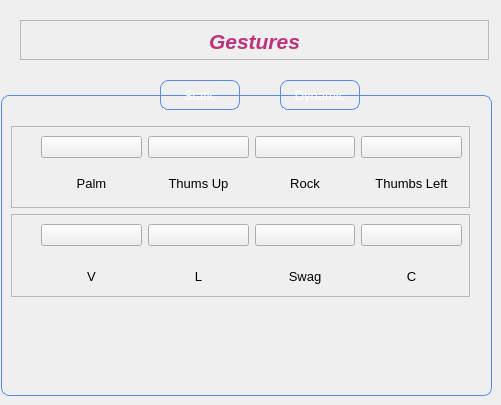
               <widget class="QWidget" name="Dynamic_Gesture_Page">
                <widget class="QWidget" name="Gestures_Page_Widget_2" native="true">
                 <property name="geometry">
                  <rect>
                   <x>1</x>
                   <y>95</y>
                   <width>491</width>
                   <height>301</height>
                  </rect>
                 </property>
                 <property name="minimumSize">
                  <size>
                   <width>475</width>
                   <height>250</height>
                  </size>
                 </property>
                 <property name="maximumSize">
                  <size>
                   <width>491</width>
                   <height>16777215</height>
                  </size>
                 </property>
                 <property name="styleSheet">
                  <string notr="true">#Gestures_Page_Widget_2
{

border: 1px solid #568AF2;
    border-radius: 8px; 
}</string>
                 </property>
                 <widget class="QFrame" name="frame_44">
                  <property name="geometry">
                   <rect>
                    <x>10</x>
                    <y>119</y>
                    <width>459</width>
                    <height>83</height>
                   </rect>
                  </property>
                  <property name="styleSheet">
                   <string notr="true"/>
                  </property>
                  <property name="frameShape">
                   <enum>QFrame::StyledPanel</enum>
                  </property>
                  <property name="frameShadow">
                   <enum>QFrame::Raised</enum>
                  </property>
                  <widget class="QWidget" name="layoutWidget_23">
                   <property name="geometry">
                    <rect>
                     <x>30</x>
                     <y>10</y>
                     <width>421</width>
                     <height>76</height>
                    </rect>
                   </property>
                   <layout class="QGridLayout" name="gridLayout_15">
                    <item row="0" column="0">
                     <widget class="QPushButton" name="pushButton_135">
                      <property name="text">
                       <string/>
                      </property>
                      <property name="icon">
                       <iconset resource="Resources.qrc">
                        <normaloff>:/Gestures/Icons2/10 hand gestures editted/4.png</normaloff>:/Gestures/Icons2/10 hand gestures editted/4.png</iconset>
                      </property>
                      <property name="iconSize">
                       <size>
                        <width>45</width>
                        <height>45</height>
                       </size>
                      </property>
                     </widget>
                    </item>
                    <item row="0" column="1">
                     <widget class="QPushButton" name="pushButton_136">
                      <property name="text">
                       <string/>
                      </property>
                      <property name="icon">
                       <iconset resource="Resources.qrc">
                        <normaloff>:/Gestures/Icons2/10 hand gestures editted/5.1.png</normaloff>:/Gestures/Icons2/10 hand gestures editted/5.1.png</iconset>
                      </property>
                      <property name="iconSize">
                       <size>
                        <width>50</width>
                        <height>50</height>
                       </size>
                      </property>
                     </widget>
                    </item>
                    <item row="0" column="2">
                     <widget class="QPushButton" name="pushButton_137">
                      <property name="text">
                       <string/>
                      </property>
                      <property name="icon">
                       <iconset resource="Resources.qrc">
                        <normaloff>:/Gestures/Icons2/10 hand gestures editted/6.png</normaloff>:/Gestures/Icons2/10 hand gestures editted/6.png</iconset>
                      </property>
                      <property name="iconSize">
                       <size>
                        <width>50</width>
                        <height>50</height>
                       </size>
                      </property>
                     </widget>
                    </item>
                    <item row="0" column="3">
                     <widget class="QPushButton" name="pushButton_138">
                      <property name="text">
                       <string/>
                      </property>
                      <property name="icon">
                       <iconset resource="Resources.qrc">
                        <normaloff>:/Gestures/Icons2/10 hand gestures editted/7.png</normaloff>:/Gestures/Icons2/10 hand gestures editted/7.png</iconset>
                      </property>
                      <property name="iconSize">
                       <size>
                        <width>45</width>
                        <height>45</height>
                       </size>
                      </property>
                     </widget>
                    </item>
                    <item row="1" column="0">
                     <widget class="QLabel" name="label_67">
                      <property name="font">
                       <font>
                        <pointsize>10</pointsize>
                       </font>
                      </property>
                      <property name="text">
                       <string>V</string>
                      </property>
                      <property name="alignment">
                       <set>Qt::AlignCenter</set>
                      </property>
                     </widget>
                    </item>
                    <item row="1" column="1">
                     <widget class="QLabel" name="label_68">
                      <property name="font">
                       <font>
                        <pointsize>10</pointsize>
                       </font>
                      </property>
                      <property name="text">
                       <string>L</string>
                      </property>
                      <property name="alignment">
                       <set>Qt::AlignCenter</set>
                      </property>
                     </widget>
                    </item>
                    <item row="1" column="2">
                     <widget class="QLabel" name="label_69">
                      <property name="font">
                       <font>
                        <pointsize>10</pointsize>
                       </font>
                      </property>
                      <property name="text">
                       <string>Swag</string>
                      </property>
                      <property name="alignment">
                       <set>Qt::AlignCenter</set>
                      </property>
                     </widget>
                    </item>
                    <item row="1" column="3">
                     <widget class="QLabel" name="label_70">
                      <property name="font">
                       <font>
                        <pointsize>10</pointsize>
                       </font>
                      </property>
                      <property name="text">
                       <string>C</string>
                      </property>
                      <property name="alignment">
                       <set>Qt::AlignCenter</set>
                      </property>
                     </widget>
                    </item>
                   </layout>
                  </widget>
                 </widget>
                 <widget class="QFrame" name="frame_43">
                  <property name="geometry">
                   <rect>
                    <x>10</x>
                    <y>31</y>
                    <width>459</width>
                    <height>82</height>
                   </rect>
                  </property>
                  <property name="styleSheet">
                   <string notr="true"/>
                  </property>
                  <property name="frameShape">
                   <enum>QFrame::StyledPanel</enum>
                  </property>
                  <property name="frameShadow">
                   <enum>QFrame::Raised</enum>
                  </property>
                  <widget class="QWidget" name="layoutWidget_22">
                   <property name="geometry">
                    <rect>
                     <x>30</x>
                     <y>10</y>
                     <width>421</width>
                     <height>66</height>
                    </rect>
                   </property>
                   <layout class="QGridLayout" name="gridLayout_14">
                    <item row="0" column="0">
                     <widget class="QPushButton" name="pushButton_131">
                      <property name="text">
                       <string/>
                      </property>
                      <property name="icon">
                       <iconset resource="Resources.qrc">
                        <normaloff>:/Gestures/Icons2/10 hand gestures editted/0.png</normaloff>:/Gestures/Icons2/10 hand gestures editted/0.png</iconset>
                      </property>
                      <property name="iconSize">
                       <size>
                        <width>35</width>
                        <height>40</height>
                       </size>
                      </property>
                     </widget>
                    </item>
                    <item row="0" column="1">
                     <widget class="QPushButton" name="pushButton_132">
                      <property name="text">
                       <string/>
                      </property>
                      <property name="icon">
                       <iconset resource="Resources.qrc">
                        <normaloff>:/Gestures/Icons2/10 hand gestures editted/1.png</normaloff>:/Gestures/Icons2/10 hand gestures editted/1.png</iconset>
                      </property>
                      <property name="iconSize">
                       <size>
                        <width>40</width>
                        <height>40</height>
                       </size>
                      </property>
                     </widget>
                    </item>
                    <item row="0" column="2">
                     <widget class="QPushButton" name="pushButton_133">
                      <property name="text">
                       <string/>
                      </property>
                      <property name="icon">
                       <iconset resource="Resources.qrc">
                        <normaloff>:/Gestures/Icons2/10 hand gestures editted/2.png</normaloff>:/Gestures/Icons2/10 hand gestures editted/2.png</iconset>
                      </property>
                      <property name="iconSize">
                       <size>
                        <width>40</width>
                        <height>40</height>
                       </size>
                      </property>
                     </widget>
                    </item>
                    <item row="0" column="3">
                     <widget class="QPushButton" name="pushButton_134">
                      <property name="text">
                       <string/>
                      </property>
                      <property name="icon">
                       <iconset resource="Resources.qrc">
                        <normaloff>:/Gestures/Icons2/10 hand gestures editted/3.png</normaloff>:/Gestures/Icons2/10 hand gestures editted/3.png</iconset>
                      </property>
                      <property name="iconSize">
                       <size>
                        <width>40</width>
                        <height>40</height>
                       </size>
                      </property>
                     </widget>
                    </item>
                    <item row="1" column="0">
                     <widget class="QLabel" name="label_63">
                      <property name="font">
                       <font>
                        <pointsize>10</pointsize>
                       </font>
                      </property>
                      <property name="text">
                       <string>Palm</string>
                      </property>
                      <property name="alignment">
                       <set>Qt::AlignCenter</set>
                      </property>
                     </widget>
                    </item>
                    <item row="1" column="1">
                     <widget class="QLabel" name="label_64">
                      <property name="font">
                       <font>
                        <pointsize>10</pointsize>
                       </font>
                      </property>
                      <property name="text">
                       <string>Thums Up</string>
                      </property>
                      <property name="alignment">
                       <set>Qt::AlignCenter</set>
                      </property>
                     </widget>
                    </item>
                    <item row="1" column="2">
                     <widget class="QLabel" name="label_65">
                      <property name="font">
                       <font>
                        <pointsize>10</pointsize>
                       </font>
                      </property>
                      <property name="text">
                       <string>Rock</string>
                      </property>
                      <property name="alignment">
                       <set>Qt::AlignCenter</set>
                      </property>
                     </widget>
                    </item>
                    <item row="1" column="3">
                     <widget class="QLabel" name="label_66">
                      <property name="font">
                       <font>
                        <pointsize>10</pointsize>
                       </font>
                      </property>
                      <property name="text">
                       <string>Thumbs Left</string>
                      </property>
                      <property name="alignment">
                       <set>Qt::AlignCenter</set>
                      </property>
                     </widget>
                    </item>
                   </layout>
                  </widget>
                 </widget>
                </widget>
                <widget class="QPushButton" name="Dynamic_Button2">
                 <property name="geometry">
                  <rect>
                   <x>280</x>
                   <y>80</y>
                   <width>80</width>
                   <height>30</height>
                  </rect>
                 </property>
                 <property name="font">
                  <font>
                   <pointsize>10</pointsize>
                  </font>
                 </property>
                 <property name="styleSheet">
                  <string notr="true">

#Dynamic_Button2{
border: 1px solid #568AF2;
color: rgb(255, 255, 255);
    border-radius: 8px; 

}

#Dynamic_Button2:hover
{
 color: #568AF2;
}

#Dynamic_Button2:checked
{
background-color:#3A3E47;
}</string>
                 </property>
                 <property name="text">
                  <string>Dynamic</string>
                 </property>
                 <property name="checkable">
                  <bool>true</bool>
                 </property>
                 <property name="checked">
                  <bool>false</bool>
                 </property>
                 <property name="autoExclusive">
                  <bool>true</bool>
                 </property>
                 <property name="autoDefault">
                  <bool>true</bool>
                 </property>
                </widget>
                <widget class="QPushButton" name="Static_Button2">
                 <property name="geometry">
                  <rect>
                   <x>160</x>
                   <y>80</y>
                   <width>80</width>
                   <height>30</height>
                  </rect>
                 </property>
                 <property name="font">
                  <font>
                   <pointsize>10</pointsize>
                   <bold>false</bold>
                  </font>
                 </property>
                 <property name="styleSheet">
                  <string notr="true">

#Static_Button2{
border: 1px solid #568AF2;
color: rgb(255, 255, 255);
    border-radius: 8px; 

}

#Static_Button2:hover
{
 color: #568AF2;
}

#Static_Button2:checked
{
background-color:#3A3E47;
}</string>
                 </property>
                 <property name="text">
                  <string>Static</string>
                 </property>
                 <property name="checkable">
                  <bool>true</bool>
                 </property>
                 <property name="checked">
                  <bool>false</bool>
                 </property>
                 <property name="autoExclusive">
                  <bool>true</bool>
                 </property>
                 <property name="autoDefault">
                  <bool>true</bool>
                 </property>
                </widget>
                <widget class="QFrame" name="frame_10">
                 <property name="geometry">
                  <rect>
                   <x>20</x>
                   <y>20</y>
                   <width>469</width>
                   <height>40</height>
                  </rect>
                 </property>
                 <property name="maximumSize">
                  <size>
                   <width>16777215</width>
                   <height>40</height>
                  </size>
                 </property>
                 <property name="styleSheet">
                  <string notr="true"/>
                 </property>
                 <property name="frameShape">
                  <enum>QFrame::StyledPanel</enum>
                 </property>
                 <property name="frameShadow">
                  <enum>QFrame::Raised</enum>
                 </property>
                 <widget class="QLabel" name="label_43">
                  <property name="geometry">
                   <rect>
                    <x>-21</x>
                    <y>10</y>
                    <width>511</width>
                    <height>22</height>
                   </rect>
                  </property>
                  <property name="maximumSize">
                   <size>
                    <width>16777215</width>
                    <height>40</height>
                   </size>
                  </property>
                  <property name="font">
                   <font>
                    <pointsize>16</pointsize>
                    <italic>true</italic>
                    <bold>true</bold>
                   </font>
                  </property>
                  <property name="styleSheet">
                   <string notr="true">color:rgb(190, 50, 125);</string>
                  </property>
                  <property name="text">
                   <string>Gestures</string>
                  </property>
                  <property name="alignment">
                   <set>Qt::AlignCenter</set>
                  </property>
                 </widget>
                </widget>
               </widget>
